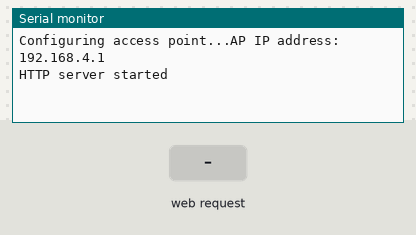
This sketch was run on a simulated ESP8266 (NodeMCU). Parts: the last lines printed to the serial monitor. Inputs (shaded band) come from the test bench.

Above: at 2.2 s.
2.3 s: HTTP request GET /data/ received
At 2.6 s:
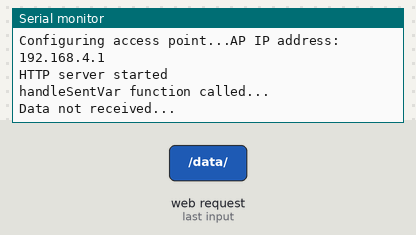
3.8 s: HTTP request GET /data/?distance=1 received
At 5.0 s:
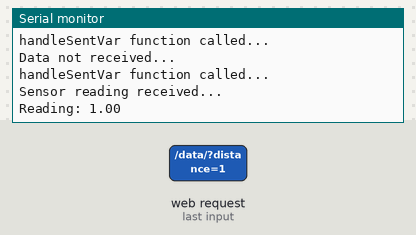

Measured:
- after the input at 2.3 s, the serial monitor: prints a new line at once (image 1)
- after the input at 3.8 s, the serial monitor: prints a new line at once (image 2)

The sketch:

receiver.ino
```cpp
#include <ESP8266WiFi.h>
#include <ESP8266WebServer.h>
#include <stdlib.h>

const char *ssid = "distanceOverWifi";
const char *password = "chocolat";

ESP8266WebServer server(80);

void handleSentVar() {
  Serial.println("handleSentVar function called...");
  if (server.hasArg("distance")) {
    Serial.println("Sensor reading received...");

    double valeur = server.arg("distance").toFloat();

    Serial.print("Reading: ");
    Serial.println(valeur);
    Serial.println();
    server.send(200, "text/html", "Data received");
  }
  else {
    Serial.println();
    Serial.println("Data not received...");
  }
}

void setup() {
  delay(1000);
  Serial.begin(115200);
  Serial.println();
  Serial.print("Configuring access point...");

  WiFi.softAP(ssid, password);

  IPAddress myIP = WiFi.softAPIP();
  Serial.print("AP IP address: ");
  Serial.println(myIP);
  server.on("/data/", HTTP_GET, handleSentVar);
  server.begin();
  Serial.println("HTTP server started");

}

void loop() {
  server.handleClient();

}
```
